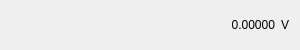
<?xml version="1.0" encoding="UTF-8"?>
<ui version="4.0">
 <class>AdcEntry</class>
 <widget class="QWidget" name="AdcEntry">
  <property name="geometry">
   <rect>
    <x>0</x>
    <y>0</y>
    <width>300</width>
    <height>46</height>
   </rect>
  </property>
  <layout class="QHBoxLayout" name="horizontalLayout">
   <item>
    <widget class="QLabel" name="Icon">
     <property name="sizePolicy">
      <sizepolicy hsizetype="Fixed" vsizetype="Fixed">
       <horstretch>0</horstretch>
       <verstretch>0</verstretch>
      </sizepolicy>
     </property>
     <property name="minimumSize">
      <size>
       <width>28</width>
       <height>28</height>
      </size>
     </property>
     <property name="maximumSize">
      <size>
       <width>28</width>
       <height>28</height>
      </size>
     </property>
     <property name="pixmap">
      <pixmap resource="resources.qrc">:/icon/adc</pixmap>
     </property>
     <property name="scaledContents">
      <bool>true</bool>
     </property>
    </widget>
   </item>
   <item>
    <widget class="QLabel" name="Name"/>
   </item>
   <item>
    <widget class="QLabel" name="Value">
     <property name="text">
      <string notr="true">0.00000</string>
     </property>
     <property name="alignment">
      <set>Qt::AlignRight|Qt::AlignTrailing|Qt::AlignVCenter</set>
     </property>
    </widget>
   </item>
   <item>
    <widget class="QLabel" name="Unit">
     <property name="sizePolicy">
      <sizepolicy hsizetype="Fixed" vsizetype="Preferred">
       <horstretch>0</horstretch>
       <verstretch>0</verstretch>
      </sizepolicy>
     </property>
     <property name="text">
      <string notr="true">V</string>
     </property>
     <property name="alignment">
      <set>Qt::AlignRight|Qt::AlignTrailing|Qt::AlignVCenter</set>
     </property>
    </widget>
   </item>
  </layout>
 </widget>
 <resources>
  <include location="resources.qrc"/>
 </resources>
 <connections>
  <connection>
   <sender>Name</sender>
   <signal>windowTitleChanged(QString)</signal>
   <receiver>AdcEntry</receiver>
   <slot>setWindowTitle(QString)</slot>
   <hints>
    <hint type="sourcelabel">
     <x>43</x>
     <y>30</y>
    </hint>
    <hint type="destinationlabel">
     <x>63</x>
     <y>45</y>
    </hint>
   </hints>
  </connection>
 </connections>
</ui>
